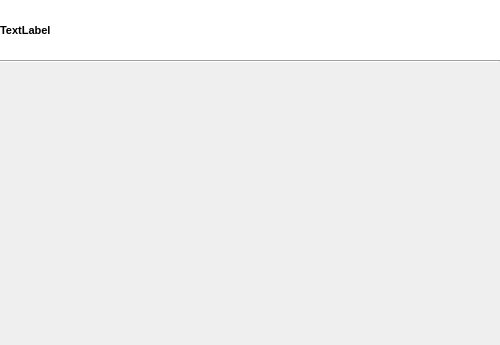
<ui version="4.0" >
 <class>WizardIntShellWin</class>
 <widget class="QWidget" name="WizardIntShellWin" >
  <property name="geometry" >
   <rect>
    <x>0</x>
    <y>0</y>
    <width>500</width>
    <height>345</height>
   </rect>
  </property>
  <property name="windowTitle" >
   <string>Form</string>
  </property>
  <layout class="QVBoxLayout" >
   <property name="spacing" >
    <number>0</number>
   </property>
   <property name="leftMargin" >
    <number>0</number>
   </property>
   <property name="topMargin" >
    <number>0</number>
   </property>
   <property name="rightMargin" >
    <number>0</number>
   </property>
   <property name="bottomMargin" >
    <number>0</number>
   </property>
   <item>
    <widget class="QFrame" name="frame" >
     <property name="sizePolicy" >
      <sizepolicy vsizetype="Fixed" hsizetype="Preferred" >
       <horstretch>0</horstretch>
       <verstretch>0</verstretch>
      </sizepolicy>
     </property>
     <property name="minimumSize" >
      <size>
       <width>16</width>
       <height>60</height>
      </size>
     </property>
     <property name="maximumSize" >
      <size>
       <width>16777215</width>
       <height>60</height>
      </size>
     </property>
     <property name="palette" >
      <palette>
       <active>
        <colorrole role="WindowText" >
         <brush brushstyle="SolidPattern" >
          <color alpha="255" >
           <red>0</red>
           <green>0</green>
           <blue>0</blue>
          </color>
         </brush>
        </colorrole>
        <colorrole role="Button" >
         <brush brushstyle="SolidPattern" >
          <color alpha="255" >
           <red>224</red>
           <green>223</green>
           <blue>227</blue>
          </color>
         </brush>
        </colorrole>
        <colorrole role="Light" >
         <brush brushstyle="SolidPattern" >
          <color alpha="255" >
           <red>255</red>
           <green>255</green>
           <blue>255</blue>
          </color>
         </brush>
        </colorrole>
        <colorrole role="Midlight" >
         <brush brushstyle="SolidPattern" >
          <color alpha="255" >
           <red>241</red>
           <green>239</green>
           <blue>226</blue>
          </color>
         </brush>
        </colorrole>
        <colorrole role="Dark" >
         <brush brushstyle="SolidPattern" >
          <color alpha="255" >
           <red>157</red>
           <green>157</green>
           <blue>161</blue>
          </color>
         </brush>
        </colorrole>
        <colorrole role="Mid" >
         <brush brushstyle="SolidPattern" >
          <color alpha="255" >
           <red>149</red>
           <green>149</green>
           <blue>151</blue>
          </color>
         </brush>
        </colorrole>
        <colorrole role="Text" >
         <brush brushstyle="SolidPattern" >
          <color alpha="255" >
           <red>0</red>
           <green>0</green>
           <blue>0</blue>
          </color>
         </brush>
        </colorrole>
        <colorrole role="BrightText" >
         <brush brushstyle="SolidPattern" >
          <color alpha="255" >
           <red>255</red>
           <green>255</green>
           <blue>255</blue>
          </color>
         </brush>
        </colorrole>
        <colorrole role="ButtonText" >
         <brush brushstyle="SolidPattern" >
          <color alpha="255" >
           <red>0</red>
           <green>0</green>
           <blue>0</blue>
          </color>
         </brush>
        </colorrole>
        <colorrole role="Base" >
         <brush brushstyle="SolidPattern" >
          <color alpha="255" >
           <red>255</red>
           <green>255</green>
           <blue>255</blue>
          </color>
         </brush>
        </colorrole>
        <colorrole role="Window" >
         <brush brushstyle="SolidPattern" >
          <color alpha="255" >
           <red>255</red>
           <green>255</green>
           <blue>255</blue>
          </color>
         </brush>
        </colorrole>
        <colorrole role="Shadow" >
         <brush brushstyle="SolidPattern" >
          <color alpha="255" >
           <red>113</red>
           <green>111</green>
           <blue>100</blue>
          </color>
         </brush>
        </colorrole>
        <colorrole role="Highlight" >
         <brush brushstyle="SolidPattern" >
          <color alpha="255" >
           <red>178</red>
           <green>180</green>
           <blue>191</blue>
          </color>
         </brush>
        </colorrole>
        <colorrole role="HighlightedText" >
         <brush brushstyle="SolidPattern" >
          <color alpha="255" >
           <red>0</red>
           <green>0</green>
           <blue>0</blue>
          </color>
         </brush>
        </colorrole>
        <colorrole role="Link" >
         <brush brushstyle="SolidPattern" >
          <color alpha="255" >
           <red>0</red>
           <green>0</green>
           <blue>255</blue>
          </color>
         </brush>
        </colorrole>
        <colorrole role="LinkVisited" >
         <brush brushstyle="SolidPattern" >
          <color alpha="255" >
           <red>255</red>
           <green>0</green>
           <blue>255</blue>
          </color>
         </brush>
        </colorrole>
        <colorrole role="AlternateBase" >
         <brush brushstyle="SolidPattern" >
          <color alpha="255" >
           <red>232</red>
           <green>232</green>
           <blue>232</blue>
          </color>
         </brush>
        </colorrole>
       </active>
       <inactive>
        <colorrole role="WindowText" >
         <brush brushstyle="SolidPattern" >
          <color alpha="255" >
           <red>0</red>
           <green>0</green>
           <blue>0</blue>
          </color>
         </brush>
        </colorrole>
        <colorrole role="Button" >
         <brush brushstyle="SolidPattern" >
          <color alpha="255" >
           <red>224</red>
           <green>223</green>
           <blue>227</blue>
          </color>
         </brush>
        </colorrole>
        <colorrole role="Light" >
         <brush brushstyle="SolidPattern" >
          <color alpha="255" >
           <red>255</red>
           <green>255</green>
           <blue>255</blue>
          </color>
         </brush>
        </colorrole>
        <colorrole role="Midlight" >
         <brush brushstyle="SolidPattern" >
          <color alpha="255" >
           <red>241</red>
           <green>239</green>
           <blue>226</blue>
          </color>
         </brush>
        </colorrole>
        <colorrole role="Dark" >
         <brush brushstyle="SolidPattern" >
          <color alpha="255" >
           <red>157</red>
           <green>157</green>
           <blue>161</blue>
          </color>
         </brush>
        </colorrole>
        <colorrole role="Mid" >
         <brush brushstyle="SolidPattern" >
          <color alpha="255" >
           <red>149</red>
           <green>149</green>
           <blue>151</blue>
          </color>
         </brush>
        </colorrole>
        <colorrole role="Text" >
         <brush brushstyle="SolidPattern" >
          <color alpha="255" >
           <red>0</red>
           <green>0</green>
           <blue>0</blue>
          </color>
         </brush>
        </colorrole>
        <colorrole role="BrightText" >
         <brush brushstyle="SolidPattern" >
          <color alpha="255" >
           <red>255</red>
           <green>255</green>
           <blue>255</blue>
          </color>
         </brush>
        </colorrole>
        <colorrole role="ButtonText" >
         <brush brushstyle="SolidPattern" >
          <color alpha="255" >
           <red>0</red>
           <green>0</green>
           <blue>0</blue>
          </color>
         </brush>
        </colorrole>
        <colorrole role="Base" >
         <brush brushstyle="SolidPattern" >
          <color alpha="255" >
           <red>255</red>
           <green>255</green>
           <blue>255</blue>
          </color>
         </brush>
        </colorrole>
        <colorrole role="Window" >
         <brush brushstyle="SolidPattern" >
          <color alpha="255" >
           <red>255</red>
           <green>255</green>
           <blue>255</blue>
          </color>
         </brush>
        </colorrole>
        <colorrole role="Shadow" >
         <brush brushstyle="SolidPattern" >
          <color alpha="255" >
           <red>113</red>
           <green>111</green>
           <blue>100</blue>
          </color>
         </brush>
        </colorrole>
        <colorrole role="Highlight" >
         <brush brushstyle="SolidPattern" >
          <color alpha="255" >
           <red>224</red>
           <green>223</green>
           <blue>227</blue>
          </color>
         </brush>
        </colorrole>
        <colorrole role="HighlightedText" >
         <brush brushstyle="SolidPattern" >
          <color alpha="255" >
           <red>0</red>
           <green>0</green>
           <blue>0</blue>
          </color>
         </brush>
        </colorrole>
        <colorrole role="Link" >
         <brush brushstyle="SolidPattern" >
          <color alpha="255" >
           <red>0</red>
           <green>0</green>
           <blue>255</blue>
          </color>
         </brush>
        </colorrole>
        <colorrole role="LinkVisited" >
         <brush brushstyle="SolidPattern" >
          <color alpha="255" >
           <red>255</red>
           <green>0</green>
           <blue>255</blue>
          </color>
         </brush>
        </colorrole>
        <colorrole role="AlternateBase" >
         <brush brushstyle="SolidPattern" >
          <color alpha="255" >
           <red>232</red>
           <green>232</green>
           <blue>232</blue>
          </color>
         </brush>
        </colorrole>
       </inactive>
       <disabled>
        <colorrole role="WindowText" >
         <brush brushstyle="SolidPattern" >
          <color alpha="255" >
           <red>112</red>
           <green>111</green>
           <blue>113</blue>
          </color>
         </brush>
        </colorrole>
        <colorrole role="Button" >
         <brush brushstyle="SolidPattern" >
          <color alpha="255" >
           <red>224</red>
           <green>223</green>
           <blue>227</blue>
          </color>
         </brush>
        </colorrole>
        <colorrole role="Light" >
         <brush brushstyle="SolidPattern" >
          <color alpha="255" >
           <red>255</red>
           <green>255</green>
           <blue>255</blue>
          </color>
         </brush>
        </colorrole>
        <colorrole role="Midlight" >
         <brush brushstyle="SolidPattern" >
          <color alpha="255" >
           <red>239</red>
           <green>239</green>
           <blue>241</blue>
          </color>
         </brush>
        </colorrole>
        <colorrole role="Dark" >
         <brush brushstyle="SolidPattern" >
          <color alpha="255" >
           <red>157</red>
           <green>157</green>
           <blue>161</blue>
          </color>
         </brush>
        </colorrole>
        <colorrole role="Mid" >
         <brush brushstyle="SolidPattern" >
          <color alpha="255" >
           <red>149</red>
           <green>149</green>
           <blue>151</blue>
          </color>
         </brush>
        </colorrole>
        <colorrole role="Text" >
         <brush brushstyle="SolidPattern" >
          <color alpha="255" >
           <red>112</red>
           <green>111</green>
           <blue>113</blue>
          </color>
         </brush>
        </colorrole>
        <colorrole role="BrightText" >
         <brush brushstyle="SolidPattern" >
          <color alpha="255" >
           <red>255</red>
           <green>255</green>
           <blue>255</blue>
          </color>
         </brush>
        </colorrole>
        <colorrole role="ButtonText" >
         <brush brushstyle="SolidPattern" >
          <color alpha="255" >
           <red>112</red>
           <green>111</green>
           <blue>113</blue>
          </color>
         </brush>
        </colorrole>
        <colorrole role="Base" >
         <brush brushstyle="SolidPattern" >
          <color alpha="255" >
           <red>255</red>
           <green>255</green>
           <blue>255</blue>
          </color>
         </brush>
        </colorrole>
        <colorrole role="Window" >
         <brush brushstyle="SolidPattern" >
          <color alpha="255" >
           <red>255</red>
           <green>255</green>
           <blue>255</blue>
          </color>
         </brush>
        </colorrole>
        <colorrole role="Shadow" >
         <brush brushstyle="SolidPattern" >
          <color alpha="255" >
           <red>0</red>
           <green>0</green>
           <blue>0</blue>
          </color>
         </brush>
        </colorrole>
        <colorrole role="Highlight" >
         <brush brushstyle="SolidPattern" >
          <color alpha="255" >
           <red>178</red>
           <green>180</green>
           <blue>191</blue>
          </color>
         </brush>
        </colorrole>
        <colorrole role="HighlightedText" >
         <brush brushstyle="SolidPattern" >
          <color alpha="255" >
           <red>0</red>
           <green>0</green>
           <blue>0</blue>
          </color>
         </brush>
        </colorrole>
        <colorrole role="Link" >
         <brush brushstyle="SolidPattern" >
          <color alpha="255" >
           <red>0</red>
           <green>0</green>
           <blue>255</blue>
          </color>
         </brush>
        </colorrole>
        <colorrole role="LinkVisited" >
         <brush brushstyle="SolidPattern" >
          <color alpha="255" >
           <red>255</red>
           <green>0</green>
           <blue>255</blue>
          </color>
         </brush>
        </colorrole>
        <colorrole role="AlternateBase" >
         <brush brushstyle="SolidPattern" >
          <color alpha="255" >
           <red>232</red>
           <green>232</green>
           <blue>232</blue>
          </color>
         </brush>
        </colorrole>
       </disabled>
      </palette>
     </property>
     <property name="autoFillBackground" >
      <bool>true</bool>
     </property>
     <property name="frameShape" >
      <enum>QFrame::NoFrame</enum>
     </property>
     <property name="frameShadow" >
      <enum>QFrame::Plain</enum>
     </property>
     <layout class="QHBoxLayout" >
      <property name="leftMargin" >
       <number>0</number>
      </property>
      <property name="topMargin" >
       <number>0</number>
      </property>
      <property name="rightMargin" >
       <number>0</number>
      </property>
      <property name="bottomMargin" >
       <number>0</number>
      </property>
      <item>
       <widget class="QLabel" name="headerLabel" >
        <property name="sizePolicy" >
         <sizepolicy vsizetype="Preferred" hsizetype="Preferred" >
          <horstretch>0</horstretch>
          <verstretch>0</verstretch>
         </sizepolicy>
        </property>
        <property name="font" >
         <font>
          <family>MS Shell Dlg</family>
          <pointsize>8</pointsize>
          <weight>75</weight>
          <italic>false</italic>
          <bold>true</bold>
          <underline>false</underline>
          <strikeout>false</strikeout>
         </font>
        </property>
        <property name="autoFillBackground" >
         <bool>false</bool>
        </property>
        <property name="frameShape" >
         <enum>QFrame::NoFrame</enum>
        </property>
        <property name="text" >
         <string>TextLabel</string>
        </property>
        <property name="margin" >
         <number>16</number>
        </property>
        <property name="indent" >
         <number>-1</number>
        </property>
       </widget>
      </item>
      <item>
       <widget class="QLabel" name="cornerLabel" >
        <property name="sizePolicy" >
         <sizepolicy vsizetype="Fixed" hsizetype="Fixed" >
          <horstretch>0</horstretch>
          <verstretch>0</verstretch>
         </sizepolicy>
        </property>
        <property name="text" >
         <string/>
        </property>
       </widget>
      </item>
     </layout>
    </widget>
   </item>
   <item>
    <widget class="Line" name="line" >
     <property name="orientation" >
      <enum>Qt::Horizontal</enum>
     </property>
    </widget>
   </item>
   <item>
    <widget class="QFrame" name="pageFrame" >
     <property name="sizePolicy" >
      <sizepolicy vsizetype="MinimumExpanding" hsizetype="Preferred" >
       <horstretch>0</horstretch>
       <verstretch>0</verstretch>
      </sizepolicy>
     </property>
     <property name="frameShape" >
      <enum>QFrame::NoFrame</enum>
     </property>
     <property name="frameShadow" >
      <enum>QFrame::Plain</enum>
     </property>
     <layout class="QVBoxLayout" >
      <property name="spacing" >
       <number>0</number>
      </property>
      <property name="leftMargin" >
       <number>0</number>
      </property>
      <property name="topMargin" >
       <number>0</number>
      </property>
      <property name="rightMargin" >
       <number>0</number>
      </property>
      <property name="bottomMargin" >
       <number>0</number>
      </property>
     </layout>
    </widget>
   </item>
  </layout>
 </widget>
 <resources/>
 <connections/>
</ui>
